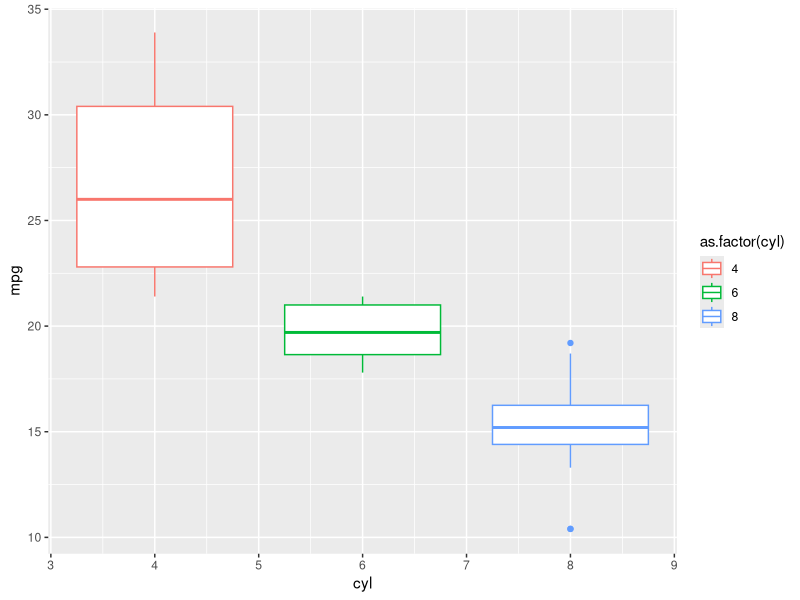

Reproduce this figure in R.
## ---- chunk 1
library(tidyverse)
data("mtcars")

mtcars %>% 
  ggplot(aes(cyl, mpg)) + 
  geom_boxplot(aes(color = as.factor(cyl)))

